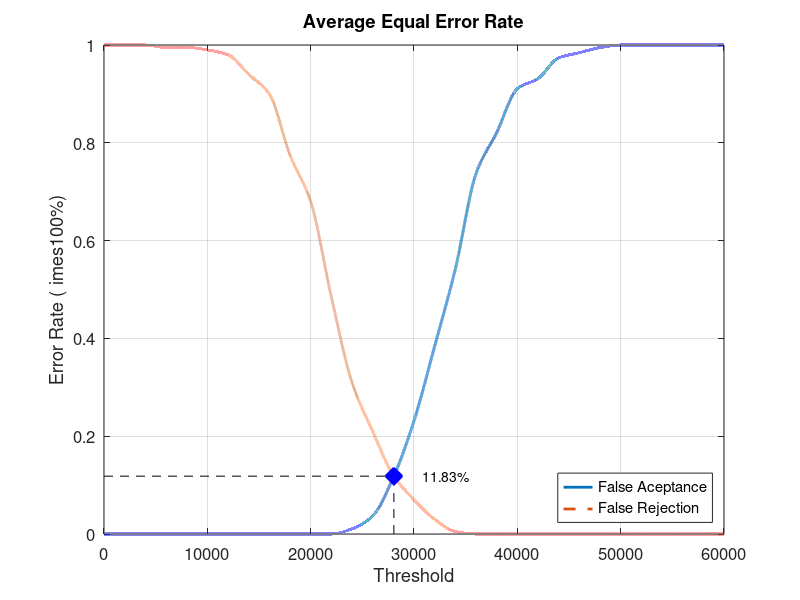
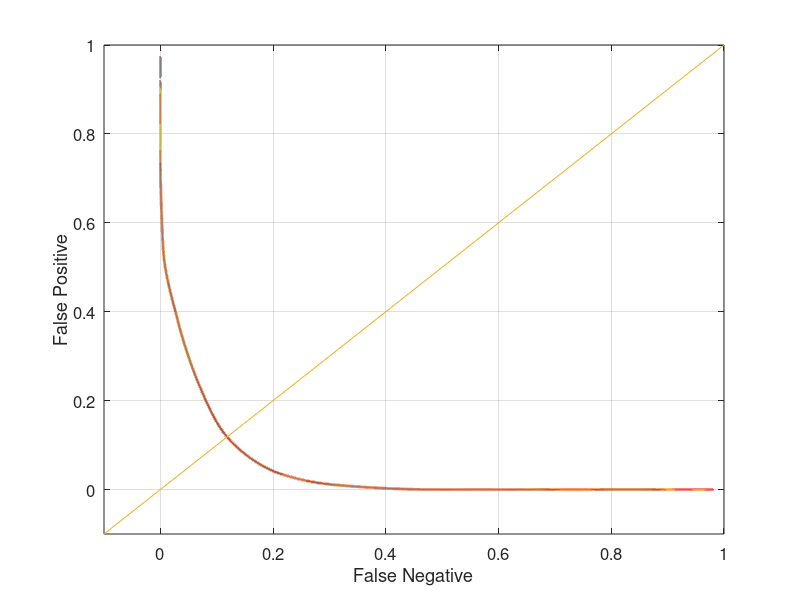

These charts were generated, in order, by the following MATLAB code:
close all;
clear;
clc;
x = 0:2000:60000;
xq = 0:0.5:60000;

y0 = [0 0 0 0 0 0 0 0 0 0 0 0 0.0105263 0.0368421 0.115789 0.231579 0.384211 0.542105 0.736842 0.821053 0.910526 0.931579 0.973684 0.984211 0.994737 1 1 1 1 1 1]
yy0 = interp1(x, y0, xq, 'pchip');
y1 = [1 1 1 0.995 0.995 0.99 0.98 0.94 0.9 0.775 0.68 0.485 0.31 0.21 0.12 0.07 0.03 0.005 0 0 0 0 0 0 0 0 0 0 0 0 0]
yy1 = interp1(x, y1, xq, 'pchip');

% Calculating EER: 
y2 = abs(y0 - y1);
find(y2 == min(y2))
yy2 = abs(yy0 - yy1);
xEER = find(yy2 == min(yy2));
xEERIndex = xq(xEER) % X-axis EER
yEER = yy0(xEER) % Y-axis EER

main = figure
plot(xq, yy0,'-','LineWidth', 2);	hold on
plot(xq, yy1,'--','LineWidth', 2);	hold on
plot([xEERIndex xEERIndex], [0 yEER], 'k--');	hold on
plot([0 xEERIndex], [yEER yEER], 'k--');	hold on
plot(xEERIndex, yEER, 'bx', 'LineWidth', 10);	hold on
text(xEERIndex + 10 * xEERIndex / 100, yEER, [num2str(round((10000 * yEER)) / 100) '%'])
legend('False Aceptance', 'False Rejection', 'Location', 'SouthEast')
xlabel('Threshold')
ylabel('Error Rate (	imes100%)')
title('Average Equal Error Rate')
set(gca, 'FontSize', 12)
axis([0 60000 0 1])
grid on

print(main, 'Database3_1Main', '-dpng');
FNRxFPR = figure('Color', [1 1 1]);
plot(yy1, yy0, '-', yy1, yy0, 'LineWidth', 2);
hold on
y = -0.1:0.1:1
plot(y, y); 
set(gca, 'FontSize', 12)
xlabel('False Negative')
ylabel('False Positive')
axis([-0.1 1 -0.1 1])
set(gca, 'FontSize', 12)
grid on

print(FNRxFPR, 'Database3_1FNRxFPR','-dpng');
